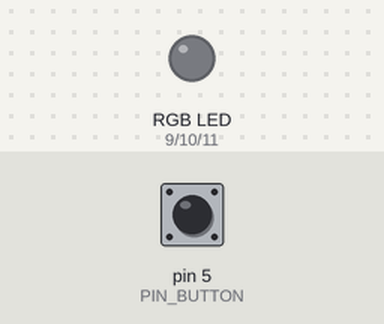
This sketch was run on a simulated Arduino Uno, built with avr-gcc and run on an emulated ATmega328P. Parts: an RGB LED mixed from three pins (HIGH = lit). The inputs (shaded band) are chosen by the test bench; at power-on: pin 5 (PIN_BUTTON) HIGH. What the sketch prints to the serial monitor is not drawn.

Above: at 1.2 s.
1.3 s: pin 5 (PIN_BUTTON) pulled LOW for 0.15 s
At 1.38 s:
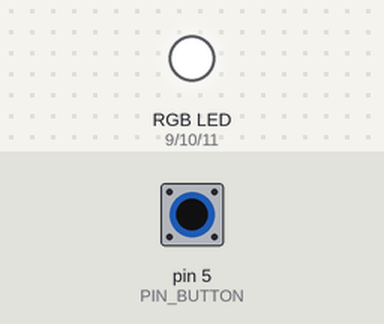
2.9 s: pin 5 (PIN_BUTTON) pulled LOW for 3.2 s
At 7.1 s:
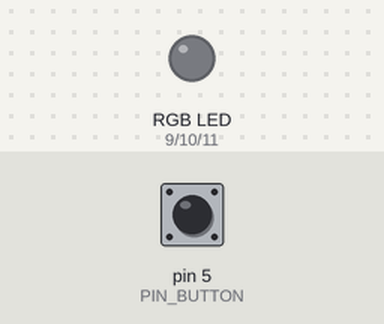
Timing chart, 0 to 8.6 s (numbered marks = the images above; inputs shaded):
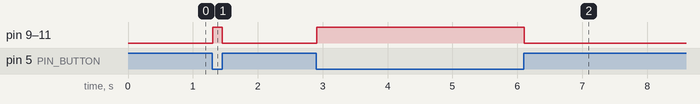

Measured:
- after the input at 1.3 s, pin 9 (redpin), pin 10 (greenpin), pin 11 (bluepin): LOW → HIGH at once, → LOW 0.15 s later
- after the input at 2.9 s, pin 9 (redpin), pin 10 (greenpin), pin 11 (bluepin): LOW → HIGH at once, → LOW 3.2 s later

The sketch:

Button_control_rgb.ino
```cpp
/*
 * 名称   : Button_control_rgb
 * 功能   : 模拟一个小台灯
 * 作者   : http://www.keyes-robot.com/
*/
#define PIN_BUTTON  5  //将自锁按键的引脚连接到D5
int val = 0;            //用于存储键值

int redpin = 9;    // 定义红色LED引脚D9
int greenpin = 10; // 定义绿色LED引脚D10
int bluepin = 11;  // 定义蓝色LED引脚D11

void setup() {
  Serial.begin(9600);//启动串口监视器，设置波特率为9600
  pinMode(PIN_BUTTON, INPUT);  //设置自锁按键的引脚为输入模式
  pinMode(redpin, OUTPUT);   //设置红色LED引脚为输出模式
  pinMode(greenpin, OUTPUT); //设置绿色LED引脚为输出模式
  pinMode(bluepin, OUTPUT);  //设置蓝色LED引脚为输出模式
}

// 循环函数会一直运行下去
void loop() {
  val = digitalRead(PIN_BUTTON);  //读取自锁按键的值并将其赋值给变量val
  Serial.println(val);          //打印变量val的值
  if (val == 0) {             //按下自锁按键时读取到低电平，RGB亮白灯
    analogWrite(redpin, 255);  //给PWM口(D9)写入一个255的模拟值
    analogWrite(greenpin, 255);
    analogWrite(bluepin, 255);
  }
  else {   //按起自锁按键时读取到高电平，RGB不亮
    analogWrite(redpin, 0);  //给PWM口(D9)写入一个0的模拟值
    analogWrite(greenpin, 0);
    analogWrite(bluepin, 0);
  }
}
```
